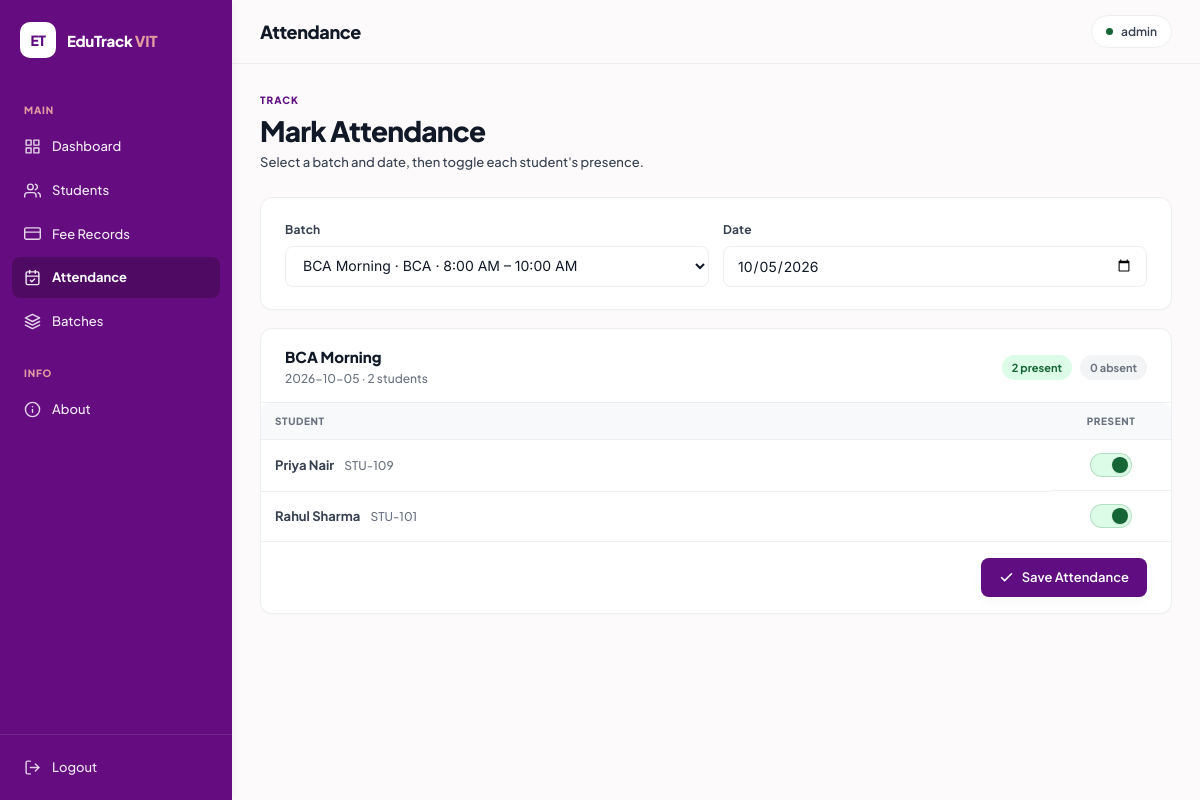
The page /attendance?batch_id=1 (signed in) on the database its author committed.
### tables this page shows
CREATE TABLE admins (
        id            INTEGER PRIMARY KEY AUTOINCREMENT,
        username      TEXT    NOT NULL UNIQUE,
        password_hash TEXT    NOT NULL
    );

CREATE TABLE batches (
        id        INTEGER PRIMARY KEY AUTOINCREMENT,
        name      TEXT    NOT NULL,
        course_id INTEGER NOT NULL,
        time_slot TEXT,
        FOREIGN KEY (course_id) REFERENCES courses(id)
    );

CREATE TABLE students (
        id              INTEGER PRIMARY KEY AUTOINCREMENT,
        name            TEXT    NOT NULL,
        email           TEXT    NOT NULL UNIQUE,
        phone           TEXT,
        gender          TEXT,
        course_id       INTEGER NOT NULL,
        date_of_birth   TEXT,
        enrollment_date TEXT    DEFAULT CURRENT_DATE,
        status          TEXT    NOT NULL DEFAULT 'Active',
        FOREIGN KEY (course_id) REFERENCES courses(id)
    );

### app.py (the view)
@app.route("/attendance")
@login_required
def attendance():
    today    = datetime.date.today().isoformat()
    att_date = request.args.get("date", today)
    batch_id = request.args.get("batch_id", "")
    conn    = get_db_connection()
    batches = conn.execute("""
        SELECT b.id, b.name, b.time_slot, c.name AS course
        FROM batches b JOIN courses c ON b.course_id = c.id
        ORDER BY c.name, b.name
    """).fetchall()
    student_list = []
    batch_name   = ""
    if batch_id:
        batch_row = conn.execute("SELECT name FROM batches WHERE id = ?", (batch_id,)).fetchone()
        batch_name = batch_row["name"] if batch_row else ""
        student_list = conn.execute("""
            SELECT s.id, s.name,
                   COALESCE(
                       (SELECT present FROM attendance
                        WHERE student_id = s.id AND batch_id = ? AND date = ?),
                       -1
                   ) AS present
            FROM students s
            JOIN enrollments e ON e.student_id = s.id
            WHERE e.batch_id = ? AND s.status = 'Active'
            ORDER BY s.name
        """, (batch_id, att_date, batch_id)).fetchall()
    conn.close()
    return render_template(
        "attendance.html",
        batches=batches,
        students=student_list,
        date=att_date, today=today,
        batch_id=batch_id, batch_name=batch_name,
    )

### app.py (called while the page is built)
@login_manager.user_loader
def load_user(user_id):
    conn = get_db_connection()
    row = conn.execute(
        "SELECT id, username FROM admins WHERE id = ?", (user_id,)
    ).fetchone()
    conn.close()
    if row:
        return AdminUser(row["id"], row["username"])
    return None

### database.py (called while the page is built)
def get_db_connection():
    connection = sqlite3.connect(DATABASE)
    connection.row_factory = sqlite3.Row
    connection.execute(
        "PRAGMA foreign_keys = ON"
        )
    return connection

### templates/attendance.html (shortened to what this page needs)
{% extends "base.html" %}
{% block page_title %}Attendance{% endblock %}
{% block content %}
<div class="page-header">
  <div class="page-header-left">
    <div class="page-eyebrow">Track</div>
    <h1 class="page-h1">Mark Attendance</h1>
    <p class="page-sub">Select a batch and date, then toggle each student's presence.</p>
  </div>
</div>
<div class="card" style="margin-bottom:18px;">
  <div style="display:flex;gap:14px;flex-wrap:wrap;align-items:flex-end;">
    <div class="form-group" style="flex:1;min-width:200px;margin:0;">
      <label class="form-label" for="att-batch">Batch</label>
      <select class="form-control" id="att-batch">
        {% for b in batches %}
        <option value="{{ b.id }}" {% if batch_id | string == b.id | string %}selected{% endif %}>
          {{ b.name }} · {{ b.course }} · {{ b.time_slot }}
        </option>
        {% endfor %}
      </select>
    </div>
    <div class="form-group" style="flex:1;min-width:160px;margin:0;">
      <label class="form-label" for="att-date">Date</label>
      <input class="form-control" type="date" id="att-date"
             value="{{ date }}" max="{{ today }}">
    </div>
  </div>
</div>
{% if batch_id %}
<div class="card" style="padding:0;overflow:hidden;">
  <div style="padding:18px 24px 14px;border-bottom:1px solid var(--border);display:flex;justify-content:space-between;align-items:center;">
    <div>
      <div class="card-title">{{ batch_name }}</div>
      <div class="card-sub">{{ date }} · {{ students | length }} student{{ '' if students|length==1 else 's' }}</div>
    </div>
    {% if students %}
    <div style="display:flex;gap:8px;">
      <span class="badge badge-active">
        {{ students | selectattr('present', 'equalto', 1) | list | length }} present
      </span>
      <span class="badge badge-inactive">
        {{ students | selectattr('present', 'equalto', 0) | list | length }} absent
      </span>
    </div>
    {% endif %}
  </div>
  {% if students %}
  <form method="post" action="{{ url_for('mark_attendance') }}">
    <div class="table-wrap attendance-table">
      <table>
        <thead>
          <tr>
            <th>Student</th>
            <th style="text-align:center;width:120px;">Present</th>
          </tr>
        </thead>
        <tbody>
          {% for s in students %}
          <tr>
            <td>
              <span class="fw-600">{{ s.name }}</span>
              <span class="td-muted" style="margin-left:8px;">STU-{{ s.id + 100 }}</span>
            </td>
            <td class="att-check">
              <label class="att-toggle">
                <span class="att-track"></span>
              </label>
            </td>
          </tr>
          {% endfor %}
        </tbody>
      </table>
    </div>
    <div style="padding:16px 24px;border-top:1px solid var(--border);display:flex;justify-content:flex-end;">
      <button class="btn btn-primary" type="submit">
        <svg width="15" height="15" viewBox="0 0 24 24" fill="none" stroke="currentColor" stroke-width="2.5" stroke-linecap="round" stroke-linejoin="round">
          <polyline points="20 6 9 17 4 12"/>
        </svg>
        Save Attendance
      </button>
    </div>
  </form>
  {% endif %}
</div>
{% endif %}
{% endblock %}

### templates/base.html (shortened to what this page needs)
<!DOCTYPE html>
<html lang="en">
<head>
  <link rel="stylesheet" href="{{ url_for('static', filename='style.css') }}">
</head>
<body>
{% if current_user.is_authenticated %}
<aside class="sidebar">
  <a href="{{ url_for('dashboard') }}" class="sidebar-logo">
    <span class="logo-icon">ET</span>
    <span class="logo-text">EduTrack <span>VIT</span></span>
  </a>
  <nav class="sidebar-nav">
    <span class="nav-section-label">Main</span>
    <a href="{{ url_for('dashboard') }}"
       class="nav-item {% if request.endpoint == 'dashboard' %}active{% endif %}">
      <svg viewBox="0 0 24 24" fill="none" stroke="currentColor" stroke-width="2" stroke-linecap="round" stroke-linejoin="round">
        <rect x="3" y="3" width="7" height="7"/><rect x="14" y="3" width="7" height="7"/>
        <rect x="14" y="14" width="7" height="7"/><rect x="3" y="14" width="7" height="7"/>
      </svg>
      <span>Dashboard</span>
    </a>
    <a href="{{ url_for('students') }}"
       class="nav-item {% if request.endpoint in ['students','add_student','edit_student','student_pdf'] %}active{% endif %}">
      <svg viewBox="0 0 24 24" fill="none" stroke="currentColor" stroke-width="2" stroke-linecap="round" stroke-linejoin="round">
        <path d="M17 21v-2a4 4 0 0 0-4-4H5a4 4 0 0 0-4 4v2"/>
        <circle cx="9" cy="7" r="4"/>
        <path d="M23 21v-2a4 4 0 0 0-3-3.87"/>
        <path d="M16 3.13a4 4 0 0 1 0 7.75"/>
      </svg>
      <span>Students</span>
    </a>
    <a href="{{ url_for('fees') }}"
       class="nav-item {% if request.endpoint in ['fees','add_fee'] %}active{% endif %}">
      <svg viewBox="0 0 24 24" fill="none" stroke="currentColor" stroke-width="2" stroke-linecap="round" stroke-linejoin="round">
        <rect x="1" y="4" width="22" height="16" rx="2" ry="2"/>
        <line x1="1" y1="10" x2="23" y2="10"/>
      </svg>
      <span>Fee Records</span>
    </a>
    <a href="{{ url_for('attendance') }}"
       class="nav-item {% if request.endpoint in ['attendance','mark_attendance'] %}active{% endif %}">
      <span>Attendance</span>
    </a>
    <a href="{{ url_for('batches') }}"
       class="nav-item {% if request.endpoint in ['batches','add_batch'] %}active{% endif %}">
      <svg viewBox="0 0 24 24" fill="none" stroke="currentColor" stroke-width="2" stroke-linecap="round" stroke-linejoin="round">
        <polygon points="12 2 2 7 12 12 22 7 12 2"/>
        <polyline points="2 17 12 22 22 17"/>
        <polyline points="2 12 12 17 22 12"/>
      </svg>
      <span>Batches</span>
    </a>
    <span class="nav-section-label" style="margin-top:8px;">Info</span>
    <a href="{{ url_for('about') }}"
       class="nav-item {% if request.endpoint == 'about' %}active{% endif %}">
      <svg viewBox="0 0 24 24" fill="none" stroke="currentColor" stroke-width="2" stroke-linecap="round" stroke-linejoin="round">
        <circle cx="12" cy="12" r="10"/>
        <line x1="12" y1="8" x2="12" y2="8"/>
        <line x1="12" y1="12" x2="12" y2="16"/>
      </svg>
      <span>About</span>
    </a>
  </nav>
  <div class="sidebar-footer">
    <a href="{{ url_for('logout') }}" class="nav-item nav-logout">
      <svg viewBox="0 0 24 24" fill="none" stroke="currentColor" stroke-width="2" stroke-linecap="round" stroke-linejoin="round">
        <path d="M9 21H5a2 2 0 0 1-2-2V5a2 2 0 0 1 2-2h4"/>
        <polyline points="16 17 21 12 16 7"/>
        <line x1="21" y1="12" x2="9" y2="12"/>
      </svg>
      <span>Logout</span>
    </a>
  </div>
</aside>
<div class="main-wrap">
  <header class="topbar">
    <h1 class="page-title">{% block page_title %}{% endblock %}</h1>
    <div class="topbar-right">
      <div class="admin-badge">
        <span class="admin-dot"></span>
        {{ current_user.username }}
      </div>
    </div>
  </header>
  <main class="content">
    {% block content %}{% endblock %}
  </main>
</div>
{% endif %}
</body>
</html>

### rows shown on the page
admins: username "admin"
batches: name "BCA Morning"
students: name "Priya Nair", s.id+100 "109"
students: name "Rahul Sharma", s.id+100 "101"

### other values the page prints
{{ date }} "2026-10-05"
{{ students | length }} "2"
{{ '' if students|length==1 else 's' }} "s"
{{ students | selectattr('present', 'equalto', 1) | list | length }} "2"
{{ students | selectattr('present', 'equalto', 0) | list | length }} "0"
form field value "BCA Morning · BCA · 8:00 AM – 10:00 AM"
